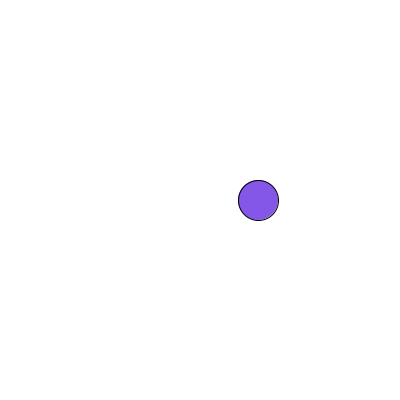
Frame 1 (no input)
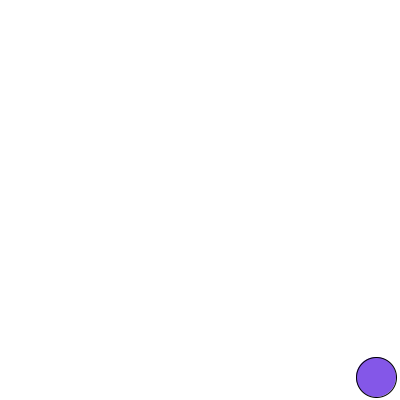
Frame 60 (the mouse pressed at the canvas centre just before this capture)
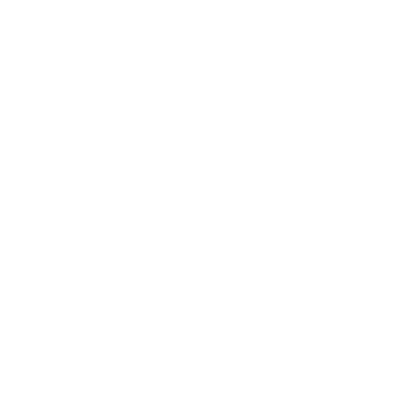
Frame 120 (the mouse held since frame 60 and released just before this capture)

The Processing sketch that drew these frames (run headless with seeded random() and noise(); from frame 60 on, the mouse is pressed at the canvas centre):

// Processing sketch: s06t00
// ── s06t00.pde
//Expresión Digital - Diseño Digital - UDD - 2016
//Catalina Juez
//s02t00
float vx;
float vy;
int x, y, d, u, r;
color color1;
color color2;
color  b, n, g;

void setup() {
  size (400, 400);
  vx = 2;
  vy = 3;
  x = (int)random(width);
  d = 40;
  u = 10;
  y = height / 2;
  color1 = color(132, 87, 232);
  color2 = color(78, 9, 229);
  b = 255;
  g = 60;
  n = 0;
  
}

void draw() {
  background(255);
  fill(color1);
  ellipse(x, y, d, d);
  x += vx;
  y += vy;

  if (x > width - d / 2 || x < d /2) {
    vx *=1;
    r = (int)random(4);

    if (r==0) {
      color1 = color2;
    }

    if (r==1) {
      color1 = b;
    }

    if (r==2) {
      color1 = n;
    }
    
    if (r==3) {
      color1 = g;
    }
  }
  
  
  if (y > width - d / 2 || y < d /2) {
    vy *=1;
    r = (int)random(4);

    if (r==0) {
      color1 = color2;
    }

    if (r==1) {
      color1 = b;
    }

    if (r==2) {
      color1 = n;
    }
    
    if (r==3) {
      color1 = g;
    }
  }
}
